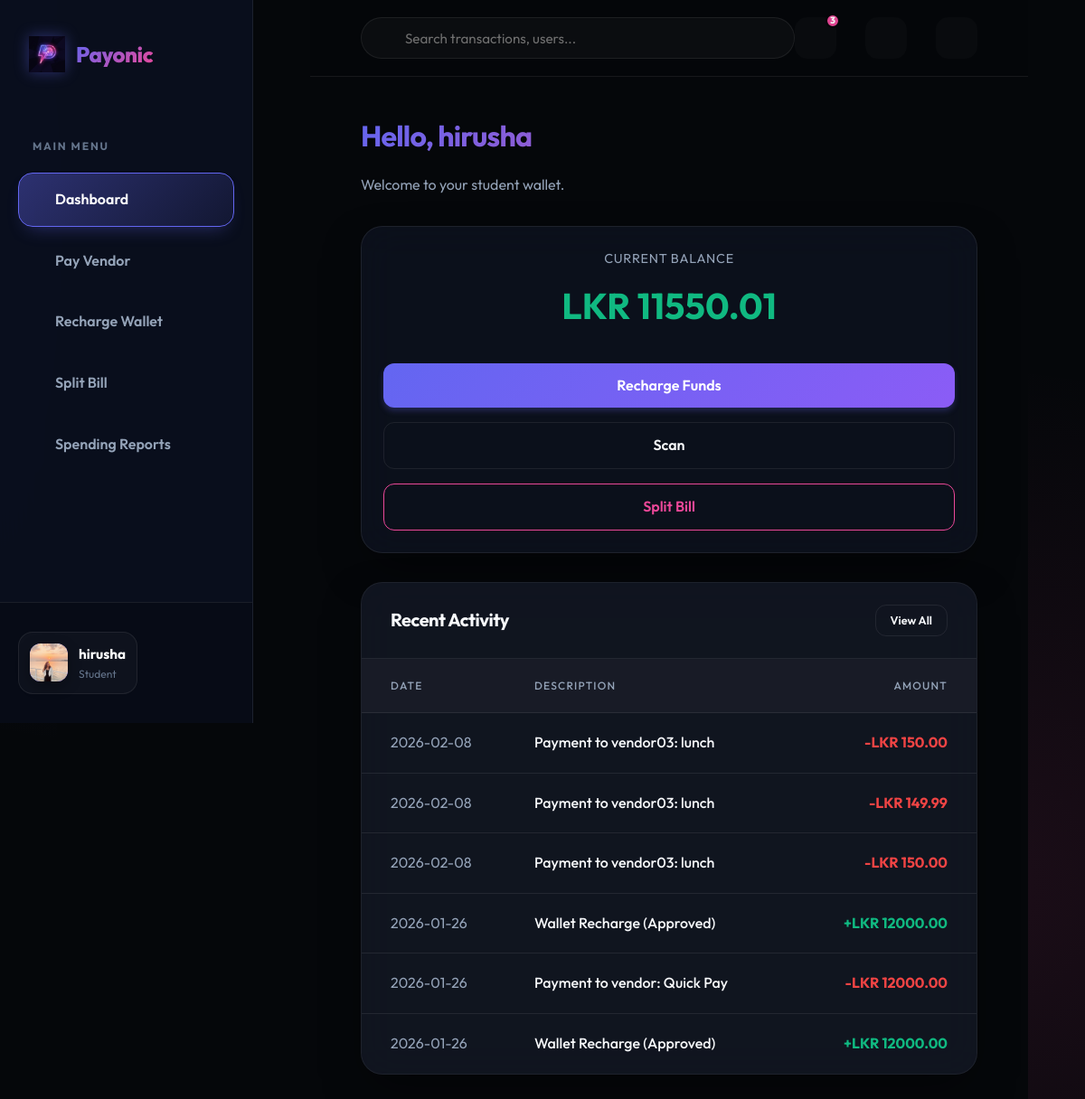
Before: /student/dashboard (signed in) with the older database file.
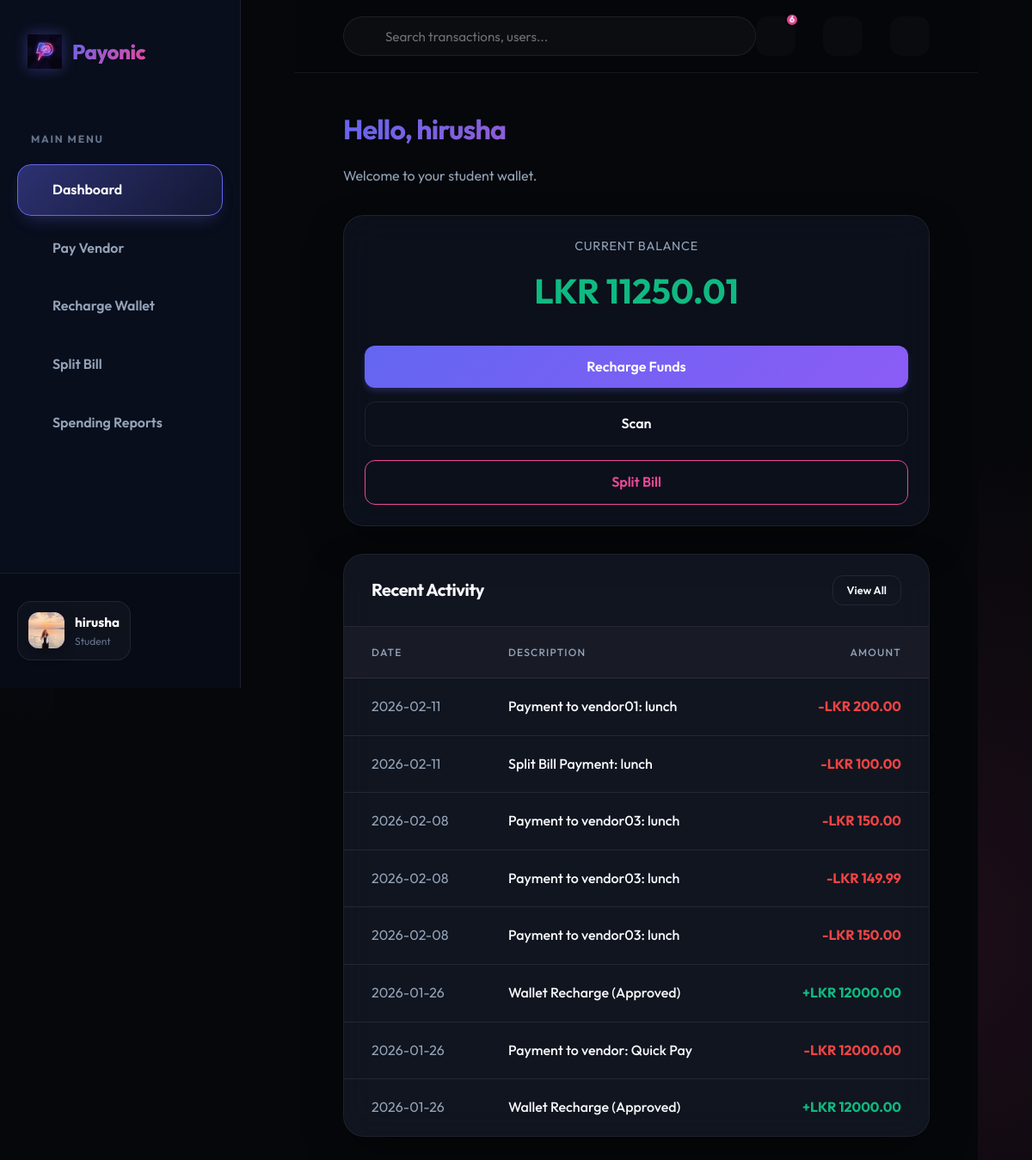
After: the same page with the newer database file.
### app/models.py (models this page shows)
class Wallet(db.Model):
    id = db.Column(db.Integer, primary_key=True)
    user_id = db.Column(db.Integer, db.ForeignKey('user.id'), unique=True, nullable=False)
    balance = db.Column(db.Float, default=0.0)
    last_updated = db.Column(db.DateTime, default=datetime.utcnow, onupdate=datetime.utcnow)

class Transaction(db.Model):
    id = db.Column(db.Integer, primary_key=True)
    sender_id = db.Column(db.Integer, db.ForeignKey('user.id'), nullable=False)
    receiver_id = db.Column(db.Integer, db.ForeignKey('user.id'), nullable=False)
    amount = db.Column(db.Float, nullable=False)
    timestamp = db.Column(db.DateTime, index=True, default=datetime.utcnow)
    description = db.Column(db.String(255))
    category = db.Column(db.String(50), default='General') # Food, Education, etc.
    status = db.Column(db.String(20), default='completed') # completed, failed, pending

### app/main/routes.py (the view)
@bp.route('/student/dashboard')
@login_required
def dashboard():
    if current_user.role != 'student':
        flash('Access denied.')
        return redirect(url_for('main.index'))
    wallet = current_user.wallet
    transactions = Transaction.query.filter(
        (Transaction.sender_id == current_user.id) |
        (Transaction.receiver_id == current_user.id)
    ).order_by(Transaction.timestamp.desc()).all()
    return render_template('student/dashboard.html', title='Dashboard', wallet=wallet, transactions=transactions)

### app/models.py (called while the page is built)
@login.user_loader
def load_user(id):
    return User.query.get(int(id))

    @property
    def is_active(self):
        return self.is_active_user

    @property
    def unread_notification_count(self):
        return self.notifications.filter_by(is_read=False).count()

### app/templates/student/dashboard.html (shortened to what this page needs)
{% extends "base.html" %}
{% block content %}
<div class="animate-fade-in">
    <div style="margin-bottom: 2rem;">
        <h1 class="text-gradient">Hello, {{ current_user.username }}</h1>
        <p style="color: var(--text-muted);">Welcome to your student wallet.</p>
    </div>
    <div class="portal-grid">
        <div class="col-span-4 glass-panel stat-card" style="text-align: center; height: fit-content;">
            <p class="stat-label">Current Balance</p>
            <div class="stat-value" style="color: var(--success);">LKR {{ "{:.2f}".format(wallet.balance) }}</div>
            <div style="display: grid; gap: 1rem; margin-top: 1.5rem;">
                <a href="{{ url_for('main.topup') }}" class="btn btn-primary">
                     Recharge Funds
                </a>
                <div style="display: flex; gap: 0.5rem;">
                    <a href="{{ url_for('main.pay') }}" class="btn btn-outline" style="flex: 1;">
                         Scan
                    </a>
                </div>
                <a href="{{ url_for('main.split_bill') }}" class="btn btn-outline"
                    style="border-color: var(--secondary); color: var(--secondary);">
                     Split Bill
                </a>
            </div>
        </div>
        <div class="col-span-8 glass-panel" style="padding: 0; overflow: hidden;">
            <div
                style="padding: 1.5rem 2rem; border-bottom: 1px solid var(--border); display: flex; justify-content: space-between; align-items: center; background: rgba(255,255,255,0.02);">
                <h3 style="margin: 0; font-size: 1.25rem;">Recent Activity</h3>
                <a href="{{ url_for('main.reports') }}" class="btn btn-outline btn-sm"
                    style="font-size: 0.8rem; padding: 0.4rem 1rem;">View All</a>
            </div>
            <div class="table-container" style="border: none; border-radius: 0;">
                <table style="width: 100%;">
                    <thead>
                        <tr>
                            <th style="padding-left: 2rem;">Date</th>
                            <th>Description</th>
                            <th style="text-align: right; padding-right: 2rem;">Amount</th>
                        </tr>
                    </thead>
                    <tbody>
                        {% for transaction in transactions[:8] %}
                        <tr>
                            <td style="color: var(--text-muted); padding-left: 2rem;">{{
                                transaction.timestamp.strftime('%Y-%m-%d') }}</td>
                            <td style="font-weight: 500;">{{ transaction.description }}</td>
                            <td
                                style="text-align: right; padding-right: 2rem; font-weight: 700; color: {{ 'var(--danger)' if transaction.sender_id == current_user.id else 'var(--success)' }}">
                                {{ '-' if transaction.sender_id == current_user.id else '+' }}LKR {{
                                "{:.2f}".format(transaction.amount) }}
                            </td>
                        </tr>
                        {% endfor %}
                    </tbody>
                </table>
            </div>
        </div>
    </div>
</div>
{% endblock %}

### app/templates/base.html (shortened to what this page needs)
<!doctype html>
<html lang="en">
<head>
  <link rel="stylesheet" href="{{ url_for('static', filename='css/style.css') }}">
  <link href="https://cdn.jsdelivr.net/npm/remixicon@3.5.0/fonts/remixicon.css" rel="stylesheet">
</head>
<body>
  {% set is_portal = current_user.is_authenticated %}
  <div class="{{ 'portal-layout' if is_portal else 'landing-layout' }}">
    {% if is_portal %}
    <aside class="sidebar">
      <div class="sidebar-brand">
        <a href="{{ url_for('main.index') }}" class="nav-brand">
          <img src="{{ url_for('static', filename='img/payonic_logo.png') }}" alt="Payonic Logo">
          <span class="text-gradient">Payonic</span>
        </a>
      </div>
      <nav class="sidebar-nav">
        <div class="nav-section">Main Menu</div>
        <a href="{{ url_for('main.dashboard' if current_user.role == 'student' else ('vendor.dashboard' if current_user.role == 'vendor' else 'admin.dashboard')) }}"
          class="sidebar-link {{ 'active' if request.endpoint in ['main.dashboard', 'vendor.dashboard', 'admin.dashboard'] }}">
           Dashboard
        </a>
        {% if current_user.role == 'student' %}
        <a href="{{ url_for('main.pay') }}" class="sidebar-link {{ 'active' if request.endpoint == 'main.pay' }}">
           Pay Vendor
        </a>
        <a href="{{ url_for('main.topup') }}" class="sidebar-link {{ 'active' if request.endpoint == 'main.topup' }}">
           Recharge Wallet
        </a>
        <a href="{{ url_for('main.split_bill') }}"
          class="sidebar-link {{ 'active' if request.endpoint == 'main.split_bill' }}">
           Split Bill
        </a>
        <a href="{{ url_for('main.reports') }}"
          class="sidebar-link {{ 'active' if request.endpoint == 'main.reports' }}">
           Spending Reports
        </a>
        {% endif %}
      </nav>
      <div class="sidebar-footer">
        <div class="user-pill">
          <div class="user-avatar"
            style="overflow: hidden; display: flex; align-items: center; justify-content: center;">
            {% if current_user.profile_pic %}
            <img src="{{ url_for('static', filename=current_user.profile_pic) }}" alt="P"
              style="width: 100%; height: 100%; object-fit: cover;">
            {% else %}
            {{ current_user.username[0]|upper }}
            {% endif %}
          </div>
          <div class="user-info">
            <div class="user-name">{{ current_user.username }}</div>
            <div class="user-role">{{ current_user.role }}</div>
          </div>
        </div>
        <a href="{{ url_for('auth.logout') }}" class="logout-btn" title="Logout">
        </a>
      </div>
    </aside>
    {% endif %}
    <main class="{{ 'main-wrapper' if is_portal else 'landing-main' }}">
      {% if is_portal %}
      <header class="portal-header">
        <div class="header-search">
          <input type="text" placeholder="Search transactions, users...">
        </div>
        <div class="header-actions">
          <a href="{{ url_for('main.notifications') }}" class="action-icon">
            {% if current_user.unread_notification_count > 0 %}
            <span class="badge">{{ current_user.unread_notification_count }}</span>
            {% endif %}
          </a>
          <button id="theme-toggle" class="action-icon"
            style="border: none; cursor: pointer; color: var(--text-dim); outline: none;">
          </button>
          <a href="{{ url_for('main.settings') }}" class="action-icon">
          </a>
        </div>
      </header>
      {% endif %}
      <div class="{{ 'portal-content' if is_portal else 'container landing-content' }}">
        {% block content %}{% endblock %}
      </div>
    </main>
  </div>
</body>
</html>

Changed rows visible on the page:
changed Wallet: balance "11550.01" → "11250.01"
added Transaction: sender_id "-", amount "200.00"
added Transaction: sender_id "-", amount "100.00"
Other visible differences:
{{ current_user.unread_notification_count }}: "3" → "6"
